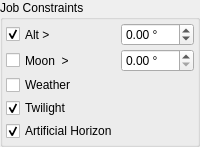
      <widget class="QGroupBox" name="contraintsGroup">
       <property name="sizePolicy">
        <sizepolicy hsizetype="Preferred" vsizetype="MinimumExpanding">
         <horstretch>0</horstretch>
         <verstretch>0</verstretch>
        </sizepolicy>
       </property>
       <property name="title">
        <string>Job Constraints</string>
       </property>
       <layout class="QVBoxLayout" name="verticalLayout_7">
        <property name="spacing">
         <number>3</number>
        </property>
        <property name="leftMargin">
         <number>3</number>
        </property>
        <property name="topMargin">
         <number>3</number>
        </property>
        <property name="rightMargin">
         <number>3</number>
        </property>
        <property name="bottomMargin">
         <number>3</number>
        </property>
        <item>
         <layout class="QGridLayout" name="gridLayout_5" rowstretch="1,1,1,1,0">
          <property name="spacing">
           <number>3</number>
          </property>
          <item row="1" column="0">
           <widget class="QCheckBox" name="moonSeparationCheck">
            <property name="sizePolicy">
             <sizepolicy hsizetype="Preferred" vsizetype="Preferred">
              <horstretch>0</horstretch>
              <verstretch>0</verstretch>
             </sizepolicy>
            </property>
            <property name="toolTip">
             <string>The moon separation must remain equal to or higher than the given value.</string>
            </property>
            <property name="text">
             <string>Moon  &gt; </string>
            </property>
            <attribute name="buttonGroup">
             <string notr="true">constraintButtonGroup</string>
            </attribute>
           </widget>
          </item>
          <item row="0" column="0">
           <widget class="QCheckBox" name="altConstraintCheck">
            <property name="sizePolicy">
             <sizepolicy hsizetype="Preferred" vsizetype="Preferred">
              <horstretch>0</horstretch>
              <verstretch>0</verstretch>
             </sizepolicy>
            </property>
            <property name="toolTip">
             <string>The object's altitude must remain equal or higher than the given value.</string>
            </property>
            <property name="text">
             <string>Alt &gt; </string>
            </property>
            <property name="checked">
             <bool>true</bool>
            </property>
            <attribute name="buttonGroup">
             <string notr="true">constraintButtonGroup</string>
            </attribute>
           </widget>
          </item>
          <item row="0" column="1">
           <widget class="QDoubleSpinBox" name="minAltitude">
            <property name="sizePolicy">
             <sizepolicy hsizetype="Preferred" vsizetype="Preferred">
              <horstretch>0</horstretch>
              <verstretch>0</verstretch>
             </sizepolicy>
            </property>
            <property name="suffix">
             <string> °</string>
            </property>
            <property name="minimum">
             <double>-15.000000000000000</double>
            </property>
            <property name="maximum">
             <double>89.900000000000006</double>
            </property>
           </widget>
          </item>
          <item row="2" column="0">
           <widget class="QCheckBox" name="weatherCheck">
            <property name="sizePolicy">
             <sizepolicy hsizetype="Preferred" vsizetype="Preferred">
              <horstretch>0</horstretch>
              <verstretch>0</verstretch>
             </sizepolicy>
            </property>
            <property name="toolTip">
             <string>&lt;html&gt;&lt;head/&gt;&lt;body&gt;&lt;p&gt;Weather conditions must remain safe. When weather conditions become dangerous, shutdown procedure is initiated.&lt;/p&gt;&lt;/body&gt;&lt;/html&gt;</string>
            </property>
            <property name="text">
             <string>Weather</string>
            </property>
            <attribute name="buttonGroup">
             <string notr="true">constraintButtonGroup</string>
            </attribute>
           </widget>
          </item>
          <item row="1" column="1">
           <widget class="QDoubleSpinBox" name="minMoonSeparation">
            <property name="sizePolicy">
             <sizepolicy hsizetype="Preferred" vsizetype="Preferred">
              <horstretch>0</horstretch>
              <verstretch>0</verstretch>
             </sizepolicy>
            </property>
            <property name="suffix">
             <string> °</string>
            </property>
            <property name="maximum">
             <double>180.000000000000000</double>
            </property>
            <property name="singleStep">
             <double>10.000000000000000</double>
            </property>
           </widget>
          </item>
          <item row="3" column="0">
           <widget class="QCheckBox" name="twilightCheck">
            <property name="sizePolicy">
             <sizepolicy hsizetype="Preferred" vsizetype="Preferred">
              <horstretch>0</horstretch>
              <verstretch>0</verstretch>
             </sizepolicy>
            </property>
            <property name="toolTip">
             <string>&lt;html&gt;&lt;body&gt;&lt;p&gt;The twilight restriction constrains jobs to execute in astronomical darkness. Use the dusk and dawn offsets in the Ekos Scheduler options to adjust the interval.&lt;/p&gt;&lt;/body&gt;&lt;/html&gt;</string>
            </property>
            <property name="text">
             <string>Twilight</string>
            </property>
            <property name="checked">
             <bool>true</bool>
            </property>
            <attribute name="buttonGroup">
             <string notr="true">constraintButtonGroup</string>
            </attribute>
           </widget>
          </item>
          <item row="4" column="0">
           <widget class="QCheckBox" name="artificialHorizonCheck">
            <property name="sizePolicy">
             <sizepolicy hsizetype="Preferred" vsizetype="Preferred">
              <horstretch>0</horstretch>
              <verstretch>0</verstretch>
             </sizepolicy>
            </property>
            <property name="toolTip">
             <string>&lt;html&gt;&lt;body&gt;&lt;p&gt;The artificial horizon restriction constrains the altitude of the target to be above the artificial horizon, if any are defined and enabled. See the artificial horizon item in the KStars Settings menu.&lt;/p&gt;&lt;/body&gt;&lt;/html&gt;</string>
            </property>
            <property name="text">
             <string>Artificial Horizon</string>
            </property>
            <property name="checked">
             <bool>true</bool>
            </property>
            <attribute name="buttonGroup">
             <string notr="true">constraintButtonGroup</string>
            </attribute>
           </widget>
          </item>
          <item row="2" column="1">
           <widget class="QLabel" name="weatherLabel">
            <property name="text">
             <string/>
            </property>
            <property name="alignment">
             <set>Qt::AlignCenter</set>
            </property>
           </widget>
          </item>
          <item row="3" column="1">
           <widget class="QLabel" name="nightTime">
            <property name="toolTip">
             <string>&lt;html&gt;&lt;head/&gt;&lt;body&gt;&lt;p&gt;Astronomical dawn and dusk for the Scheduler job currently selected, or for today if no job is selected.&lt;/p&gt;&lt;p&gt;- The first value is &lt;span style=&quot; font-weight:600;&quot;&gt;dusk&lt;/span&gt;, specifically the next local time the Sun sets below an altitude of -18° after the job starts.&lt;/p&gt;&lt;p&gt;- The second value is &lt;span style=&quot; font-weight:600;&quot;&gt;dawn&lt;/span&gt;, specifically the next local time the Sun rises higher than an altitude of -18° after the job starts.&lt;/p&gt;&lt;p&gt;A warning symbol indicates the Sun will not travel below the astronomical dusk boundary after the job starts, and that dawn and dusk times are calculated from its minimal altitude. In that situation, the Twilight restriction prevents job execution unless the Ekos Dawn Offset and Dusk Offset options are configured appropriately.&lt;/p&gt;&lt;p&gt;Note that the Ekos Pre-Dawn Offset option virtually advances dawn by a default of 30 minutes and will thus prevent a job from starting just before that moment.&lt;/p&gt;&lt;/body&gt;&lt;/html&gt;</string>
            </property>
            <property name="text">
             <string/>
            </property>
            <property name="alignment">
             <set>Qt::AlignCenter</set>
            </property>
           </widget>
          </item>
         </layout>
        </item>
       </layout>
      </widget>
